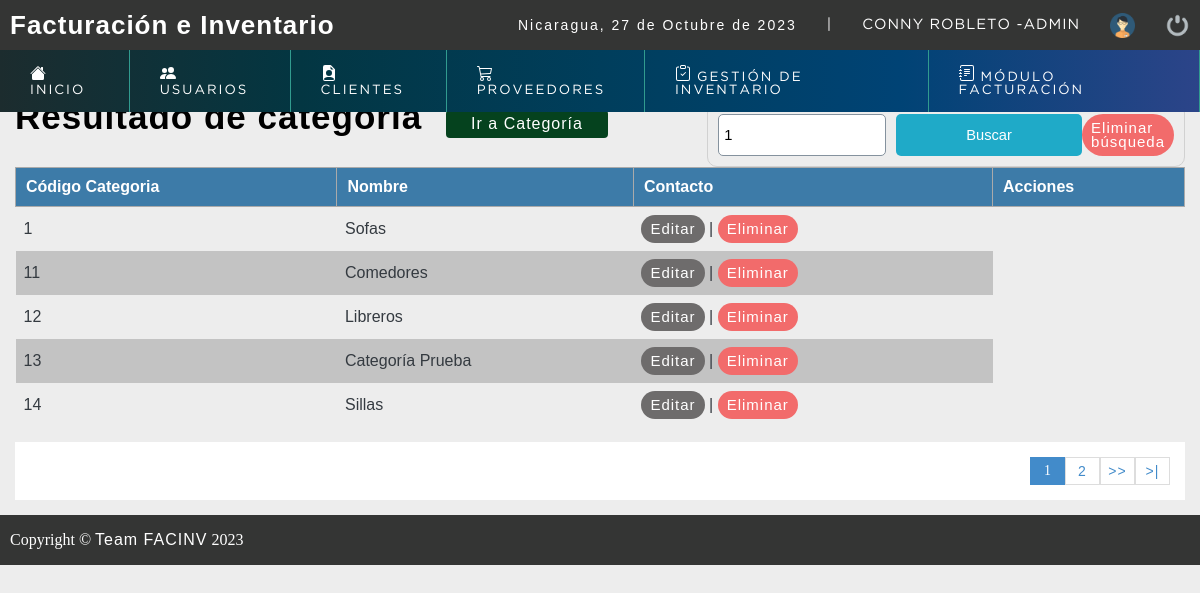
The app's page /sistema/buscarcategoria.php?busqueda=1 (signed in) with its own data.
### tables this page shows
CREATE TABLE `categoria` (
  `cod_categoria` int(11) NOT NULL,
  `nombre` varchar(150) NOT NULL
);

### sistema/buscarcategoria.php (the view, shortened to what this page needs)
<?php
	include "../conexion.php";
 ?>
<!DOCTYPE html>
<html lang="en">
<head>
	<?php include "includes/scripts.php"; ?>
</head>
<body>
	<?php include "includes/header.php"; ?>
	<section id="container">
		<?php
			$busqueda = strtolower($_REQUEST['busqueda']);
		 ?>
		<h1>Resultado de categoría</h1>
		<a href="categoria.php" class="btn_new">Ir a Categoría</a>
		<form action="buscarcategoria.php" method="get" class="form_search">
			<input type="text" name="busqueda" id="busqueda" placeholder="Buscar" value="<?php echo $busqueda; ?>">
			<input type="submit" value="Buscar" class="btn_search">
			<a href="categoria.php" class="link_delete">Eliminar búsqueda</a>
		</form>
		<table>
			<tr>
				<th>Código Categoria</th>
				<th>Nombre</th>
				<th>Contacto</th>
				<th>Acciones</th>
			</tr>
		<?php
			$sql_registe = mysqli_query($conection,"SELECT COUNT(*) as total_registro FROM categoria
																WHERE ( cod_categoria LIKE '%$busqueda%' OR
																		nombre LIKE '%$busqueda%'
																		 )
																");
			$result_register = mysqli_fetch_array($sql_registe);
			$total_registro = $result_register['total_registro'];
			$por_pagina = 5;
			if(empty($_GET['pagina']))
			{
				$pagina = 1;
			}else{
				$pagina = $_GET['pagina'];
			}
			$desde = ($pagina-1) * $por_pagina;
			$total_paginas = ceil($total_registro / $por_pagina);
			$query = mysqli_query($conection,"SELECT * FROM categoria
										WHERE
										( cod_categoria LIKE '%$busqueda%' OR
											nombre LIKE '%$busqueda%'
											)
										 ORDER BY cod_categoria ASC LIMIT $desde,$por_pagina
				");
			$result = mysqli_num_rows($query);
			if($result > 0){
				while ($data = mysqli_fetch_array($query)) {
			?>
				<tr>
					<td><?php echo $data["cod_categoria"]; ?></td>
					<td><?php echo $data["nombre"]; ?></td>
					<td>
						<a class="link_edit" href="editar_categoria.php?id=<?php echo $data["cod_categoria"]; ?>">Editar</a>
							|
						<a class="link_delete" href="eliminar_confirmar_categoria.php?id=<?php echo $data["cod_categoria"]; ?>">Eliminar</a>
					</td>
				</tr>
		<?php
				}
			}
		 ?>
		</table>
<?php
	if($total_registro != 0)
	{
 ?>
		<div class="paginador">
			<ul>
			<?php
				for ($i=1; $i <= $total_paginas; $i++) {
					if($i == $pagina)
					{
						echo '<li class="pageSelected">'.$i.'</li>';
					}else{
						echo '<li><a href="?pagina='.$i.'&busqueda='.$busqueda.'">'.$i.'</a></li>';
					}
				}
				if($pagina != $total_paginas)
				{
			 ?>
				<li><a href="?pagina=<?php echo $pagina + 1; ?>&busqueda=<?php echo $busqueda; ?>">>></a></li>
				<li><a href="?pagina=<?php echo $total_paginas; ?>&busqueda=<?php echo $busqueda; ?> ">>|</a></li>
			<?php } ?>
			</ul>
		</div>
<?php } ?>
	</section>
	<?php include "includes/footer.php"; ?>
</body>
</html>

### sistema/css/style.css (style rules this page uses)
* { margin: 0; padding: 0; box-sizing: border-box; }
body { background: #ededed; }
h1, h2, h3, h4, h5, h6 { font-family: 'arial'; font-weight: bold; letter-spacing: 1px; }
h1 { font-size: 26px; }
a { text-decoration: none; font-family: arial; letter-spacing: 1px; }
#container { padding: 90px 15px 15px; }
form { background: #FFF; margin: auto; padding: 20px 50px; border: 1px solid #d1d1d1; }
input,select { display: block; width: 100%; font-size: 11pt; padding: 5px; border: 1px solid #85929e; border-radius: 5px; }
.btn_new { display: inline-block; background: #05421e; color: #FFF; padding: 5px 25px; border-radius: 4px; margin: 20px; }
#container h1 { font-size: 35px; display : inline-block; }
table { color: #343a40; border-collapse: collapse; font-size: 12pt; font-family: 'arial'; width: 100%; overflow: hidden; }
table th { text-align: left; padding: 10px; background: #3d7ba8; color:#fff; border: 1px solid #AAAAAA; overflow: hidden; }
table tr:nth-child(odd) { background: rgba(0, 0, 0, 0.178); }
table td { padding: 8px; margin: 15px; }
.link_edit { display: inline-block; padding: 7px 9px; border-radius: 100px; background: rgb(110, 108, 108); color: #fff; font-weight: 60; font-size: 15px; line-height: 14px; }
.link_delete { display: inline-block; padding: 7px 9px; border-radius: 100px; background: #f26b6b;; color: #fff; font-weight: 60; font-size: 15px; line-height: 14px; }
.paginador ul { padding: 15px; list-style: none; background: #FFF; margin-top: 15px; display: -webkit-flex; display: -moz-flex; display: -ms-flex; display: -o-flex; display: flex; justify-content: flex-end; }
.paginador a, .pageSelected { color: #428bca; border: 1px solid #ddd; padding: 5px; display: inline-block; font-size: 14px; text-align: center; width: 35px; }
.pageSelected { color: #FFF; background: #428bca; border: 1px solid #428bca; }
.form_search { margin-top: 13px; display: -webkit-flex; display: -moz-flex; display: -ms-flex; display: -o-flex; display: flex; float: right; background: initial; padding: 10px; border-radius: 10px; }
.form_search .btn_search { background: #1faac8; color: #FFF; padding: 0 20px; border: 0; cursor: pointer; margin-left: 10px; }

### records on screen
categoria: cod_categoria "1", nombre "Sofas"
categoria: cod_categoria "11", nombre "Comedores"
categoria: cod_categoria "12", nombre "Libreros"
categoria: cod_categoria "13", nombre "Categoría Prueba"
categoria: cod_categoria "14", nombre "Sillas"

### other values on screen
fechaC() "27 de Octubre de 2023"
$_SESSION['nombre'] "CONNY ROBLETO"
$_SESSION['user'] "ADMIN"
